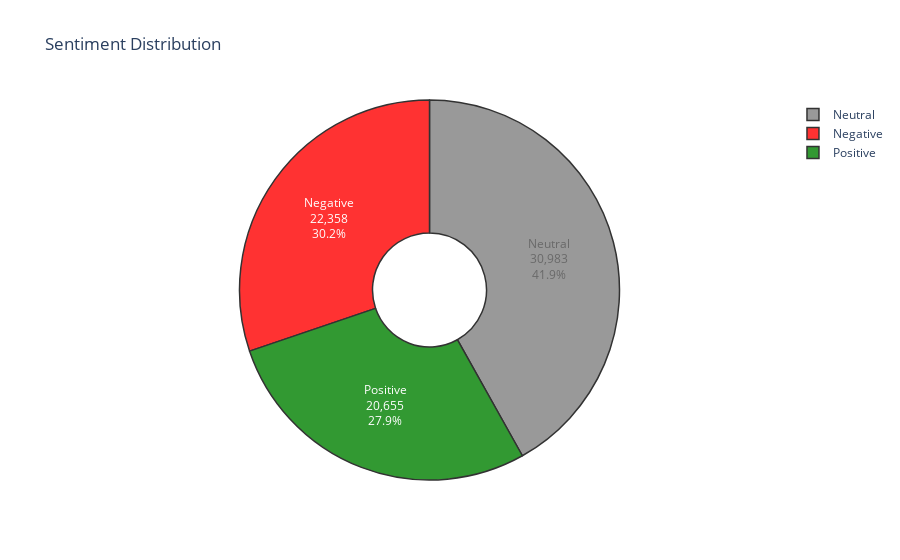

Source (notebook cell):
### Markdown cell above
DISTRIBUTION of sentiments

### Code cell
sentiment_counts = train_df['Sentiment'].value_counts().sort_index()

sentiment_labels = ['Negative', 'Neutral', 'Positive']
sentiment_colors = ['red', 'grey', 'green']

fig = go.Figure(data=[go.Pie(labels=sentiment_counts.index, 
                             values=sentiment_counts.values,
                             textinfo='percent+value+label',
                             marker_colors=sentiment_colors,
                             textposition='auto',
                             hole=.3)])

fig.update_layout(
    title_text='Sentiment Distribution',
    template='plotly_white',
    xaxis=dict(
        title='Sources',
    ),
    yaxis=dict(
        title='Number of Posts in Twitter',
    )
)

fig.update_traces(marker_line_color='black', 
                  marker_line_width=1.5, 
                  opacity=0.8)
 
fig.show()

### Figure 1 — Plotly figure (JSON) as saved in the notebook; plotly's stock layout.template omitted (floating-point values rounded to 4 significant figures)
{"data": [{"hole": 0.3, "labels": ["Negative", "Neutral", "Positive"], "marker": {"colors": ["red", "grey", "green"], "line": {"color": "black", "width": 1.5}}, "opacity": 0.8, "textinfo": "percent+value+label", "textposition": "auto", "type": "pie", "values": [22358, 30983, 20655]}], "layout": {"title": {"text": "Sentiment Distribution"}, "xaxis": {"title": {"text": "Sources"}}, "yaxis": {"title": {"text": "Number of Posts in Twitter"}}}}
